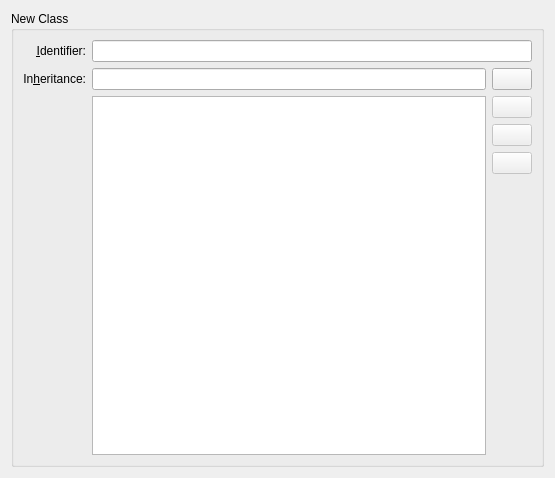
<?xml version="1.0" encoding="UTF-8"?>
<ui version="4.0">
 <class>NewClassDialog</class>
 <widget class="QWidget" name="NewClassDialog">
  <property name="geometry">
   <rect>
    <x>0</x>
    <y>0</y>
    <width>555</width>
    <height>478</height>
   </rect>
  </property>
  <layout class="QVBoxLayout" name="verticalLayout_2">
   <item>
    <widget class="QGroupBox" name="groupBox">
     <property name="title">
      <string>New Class</string>
     </property>
     <property name="flat">
      <bool>true</bool>
     </property>
     <layout class="QGridLayout" name="gridLayout">
      <item row="0" column="0">
       <widget class="QLabel" name="label">
        <property name="text">
         <string>&amp;Identifier:</string>
        </property>
        <property name="alignment">
         <set>Qt::AlignRight|Qt::AlignTrailing|Qt::AlignVCenter</set>
        </property>
        <property name="buddy">
         <cstring>identifierLineEdit</cstring>
        </property>
       </widget>
      </item>
      <item row="0" column="1" colspan="2">
       <widget class="KLineEdit" name="identifierLineEdit"/>
      </item>
      <item row="1" column="0">
       <widget class="QLabel" name="label_2">
        <property name="text">
         <string>In&amp;heritance:</string>
        </property>
        <property name="alignment">
         <set>Qt::AlignRight|Qt::AlignTrailing|Qt::AlignVCenter</set>
        </property>
        <property name="buddy">
         <cstring>inheritanceLineEdit</cstring>
        </property>
       </widget>
      </item>
      <item row="1" column="1">
       <widget class="KLineEdit" name="inheritanceLineEdit">
        <property name="text">
         <string/>
        </property>
       </widget>
      </item>
      <item row="1" column="2" rowspan="2">
       <layout class="QVBoxLayout" name="verticalLayout">
        <item>
         <widget class="KPushButton" name="addInheritancePushButton">
          <property name="enabled">
           <bool>true</bool>
          </property>
          <property name="toolTip">
           <string>Add</string>
          </property>
         </widget>
        </item>
        <item>
         <widget class="KPushButton" name="removeInheritancePushButton">
          <property name="enabled">
           <bool>false</bool>
          </property>
          <property name="toolTip">
           <string>Remove</string>
          </property>
         </widget>
        </item>
        <item>
         <widget class="KPushButton" name="moveUpPushButton">
          <property name="enabled">
           <bool>false</bool>
          </property>
          <property name="toolTip">
           <string>Move Up</string>
          </property>
         </widget>
        </item>
        <item>
         <widget class="KPushButton" name="moveDownPushButton">
          <property name="enabled">
           <bool>false</bool>
          </property>
          <property name="toolTip">
           <string>Move Down</string>
          </property>
         </widget>
        </item>
        <item>
         <spacer name="verticalSpacer">
          <property name="orientation">
           <enum>Qt::Vertical</enum>
          </property>
          <property name="sizeHint" stdset="0">
           <size>
            <width>20</width>
            <height>40</height>
           </size>
          </property>
         </spacer>
        </item>
       </layout>
      </item>
      <item row="2" column="1">
       <widget class="KListWidget" name="inheritanceList"/>
      </item>
     </layout>
    </widget>
   </item>
  </layout>
 </widget>
 <customwidgets>
  <customwidget>
   <class>KListWidget</class>
   <extends>QListWidget</extends>
   <header>klistwidget.h</header>
  </customwidget>
  <customwidget>
   <class>KPushButton</class>
   <extends>QPushButton</extends>
   <header>kpushbutton.h</header>
  </customwidget>
  <customwidget>
   <class>KLineEdit</class>
   <extends>QLineEdit</extends>
   <header>klineedit.h</header>
  </customwidget>
 </customwidgets>
 <resources/>
 <connections/>
</ui>
